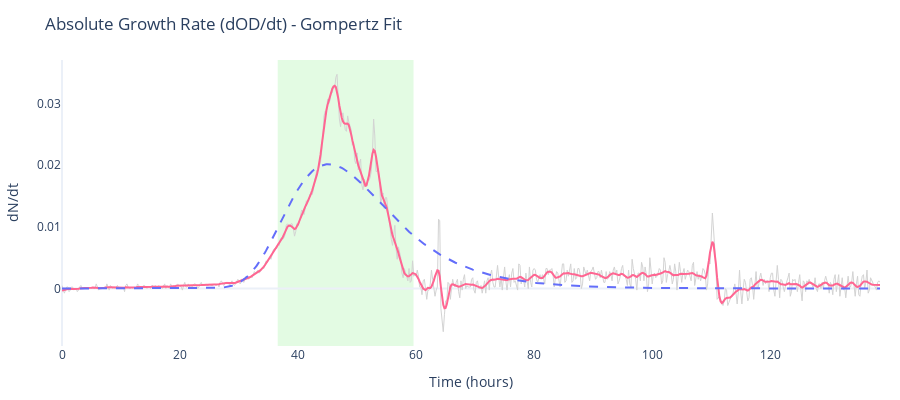

Notebook cell for this chart:
### Code cell
# Plot the absolute growth rate (dN/dt) over time
# This shows the raw rate of OD change (not normalized by population size)
fig_dndt = gc.plot.plot_derivative_metric(
    time,
    data,
    metric="dndt",  # Absolute growth rate: dOD/dt
    fit_result=gompertz_fit,  # Include model-derived dN/dt curve
    phase_boundaries=(
        gompertz_stats["exp_phase_start"],
        gompertz_stats["exp_phase_end"],
    ),
    title="Absolute Growth Rate (dOD/dt) - Gompertz Fit",
)

fig_dndt.show()

### Figure 1 — Plotly figure (JSON) as saved in the notebook; plotly's stock layout.template omitted (floating-point values rounded to 4 significant figures; data arrays with more than 128 entries replaced by an {"elided": "..."} marker saying what was removed)
{"data": [{"hovertemplate": "Time=%{x:.2f}<br>dN/dt (raw)=%{y:.4f}<extra></extra>", "line": {"color": "lightgrey", "width": 1}, "mode": "lines", "name": "Raw", "showlegend": false, "type": "scatter", "x": {"elided": "694 float values"}, "y": {"elided": "694 float values"}}, {"hovertemplate": ["Time=%{x:.2f}<br>dN/dt (smoothed)=%{y:.4f}<extra></extra>"], "line": {"color": "#FF6692", "width": 2}, "mode": "lines", "name": "Smoothed", "showlegend": false, "type": "scatter", "x": {"elided": "694 float values"}, "y": {"elided": "694 float values"}}, {"hovertemplate": "Time=%{x:.2f}<br>dN/dt (fitted)=%{y:.4f}<extra></extra>", "line": {"color": "#636EFA", "dash": "dash", "width": 2}, "mode": "lines", "name": "Fitted", "showlegend": false, "type": "scatter", "x": {"elided": "694 float values"}, "y": {"elided": "694 float values"}}], "layout": {"height": 400, "margin": {"b": 40, "l": 40, "r": 20, "t": 60}, "paper_bgcolor": "white", "plot_bgcolor": "white", "shapes": [{"fillcolor": "lightgreen", "layer": "below", "line": {"width": 0}, "opacity": 0.25, "type": "rect", "x0": 36.55, "x1": 59.56, "xref": "x", "y0": 0, "y1": 1, "yref": "y domain"}], "showlegend": false, "title": {"text": "Absolute Growth Rate (dOD/dt) - Gompertz Fit"}, "xaxis": {"range": [0, 138.6], "showgrid": false, "title": {"text": "Time (hours)"}}, "yaxis": {"showgrid": false, "title": {"text": "dN/dt"}}}}
